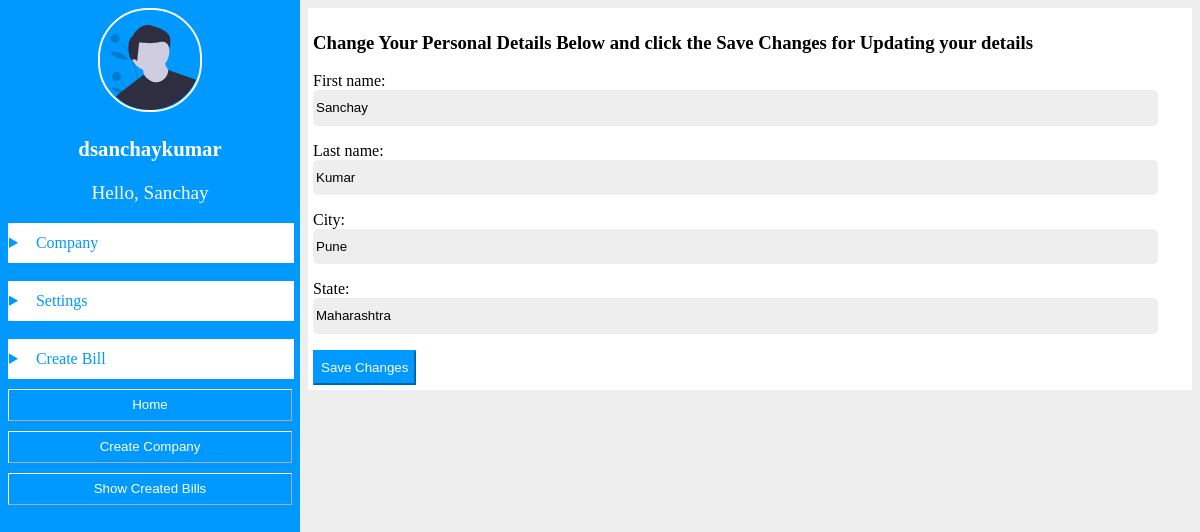
/settings/personal_details/ (signed in), run on the app's committed database.
### authentication/models.py (models this page shows, shortened)
class UserModel(AbstractBaseUser):
    email = models.EmailField(verbose_name='email', unique=True)
    username = models.SlugField(max_length=25, unique=True)
    first_name = models.CharField(max_length=25, blank=False, null=False)
    last_name = models.CharField(max_length=25, blank=True, null=True)
    city = models.CharField(max_length=30, blank=False, null=False)
    state = models.CharField(max_length=30, blank=False, null=False)
    avatar = models.ImageField(verbose_name='avatar', upload_to='profile/pic/', blank=False, null=False)
    date_joined = models.DateTimeField(auto_now_add=True)
    active = models.BooleanField(default=False)
    is_superuser = models.BooleanField(default=False)
    is_staff = models.BooleanField(default=False)
    objects = UserManager()
    USERNAME_FIELD = 'email'
    REQUIRED_FIELDS = ['first_name', 'city', 'state']
    def get_absolute_url(self):
        return reverse('authentication:profile_url')

### authentication/views.py (the view, shortened to what this page needs)
# urls.py: path('settings/personal_details/', ChangePersonalDetails.as_view(), name='personal_details_settings'),
class ChangePersonalDetails(LoginRequiredMixin, FormView):
    form_class = ChangePersonalDetailsForm
    template_name = 'settings/change_personal_details.html'
    def get_context_data(self, **kwargs):
        context = super(ChangePersonalDetails, self).get_context_data(**kwargs)
        context['company'] = Company.objects.filter(user=self.request.user, active=True)
        return context
    def get_initial(self):
        initial_val = super(ChangePersonalDetails, self).get_initial()
        initial_val['first_name'] = self.request.user.first_name
        initial_val['last_name'] = self.request.user.last_name
        initial_val['city'] = self.request.user.city
        initial_val['state'] = self.request.user.state
        return initial_val

### authentication/forms.py
class ChangePersonalDetailsForm(forms.Form):
    first_name = forms.CharField(widget=forms.TextInput(attrs={'class': 'change-personal-details-input'}))
    last_name = forms.CharField(widget=forms.TextInput(attrs={'class': 'change-personal-details-input'}), required=False)
    city = forms.CharField(widget=forms.TextInput(attrs={'class': 'change-personal-details-input'}))
    state = forms.CharField(widget=forms.TextInput(attrs={'class': 'change-personal-details-input'}))

### company/models.py (called while the page is built)
    def get_absolute_url(self):
        return reverse('company:detail_company', args=[self.pk, self.slug])

### authentication/templates/settings/change_personal_details.html (shortened to what this page needs)
{% extends 'base/base.html' %}
{% load static %}
{% block link %}<link rel="stylesheet" href="{% static 'css/base/base.css' %}"/>{% endblock link %}
{% block right %}
    <div class="change-personal-details">
        <h3>Change Your Personal Details Below and click the Save Changes for Updating your details</h3>
        <form method="post" action=".">
            {{ form.as_p }}
        <div>
            <button type="submit" class="change-personal-details-btn">Save Changes</button>
        </div>
        </form>
    </div>
{% endblock right %}

### authentication/templates/base/base.html (shortened to what this page needs)
{% load static %}
<!DOCTYPE html>
<html>
	<head>
	</head>
	{% block link %}{% endblock link %}
	<body>
		<div class="split" id="split">
			<div class="left">
				<div class="profile-pic">
		<p class="username">{{ user.username }}</p>
		<p class="full-name">Hello, {{ user.first_name }}</p>
		<div class="company-list">
			<details>
				<summary><span class="detail-summary">Company</span></summary>
			</details>
		</div><br>
		<div class="company-list">
			<details>
				<summary><span class="detail-summary">Settings</span></summary>
			</details>
		</div><br>
		<div class="company-list">
			<details>
				<summary><span class="detail-summary">Create Bill</span></summary>
			</details>
		</div>
		<a href="{{ user.get_absolute_url }}"><button class="bill-btn">Home</button></a>
		<a href="{% url 'company:create_company' %}"><button class="bill-btn">Create Company</button></a>
		<button class="bill-btn">Show Created Bills</button>
		</div>
			</div>
			<div class="right" id="right">
				{% block right %}
                {% endblock right %}
			</div>
		</div>
	</body>
</html>

### authentication/static/css/base/base.css (style rules this page uses)
body { margin:0; }
.split { display:grid; grid-template-rows:auto auto; height:100%; }
.left { background:#0099ff; padding:8px; }
.right { background:#eee; overflow-y: none; padding:8px; }
.profile-pic { width:100%; height:100%; text-align:center; }
.profile-img { width:100px; height:100px; border-radius:50px; border-color:#fff; border-width:2px; border-style:solid; }
.username { font-size:1.3em; color:#fff; font-weight:900; }
.full-name { color:#fff; font-size:1.2em; }
.company-list { width:100%; border-style:solid; border-width:1px; border-color:#fff; text-align:left; padding-top:10px; padding-bottom:10px; background:#fff; }
details { user-select:none; }
.detail-summary { color:#0099ff; padding-left:10px; }
summary { width:100%; }
summary::marker { color:#0099ff; }
.bill-btn { width:100%; height:2rem; background:#0099ff; border-width:1px; border-color:#fff; margin-top:10px; color:#fff; }
.change-personal-details { background:#fff; padding:5px; }
.change-personal-details-input { width:96%; line-height:2.2em; border-radius:5px; margin-right:15px; padding-left:8px; border:0; background:#eee; padding:3px; }
.change-personal-details-btn { line-height:2.2em; background:#0099ff; color:#fff; border-color:#0099ff; }
input { width:95%; line-height:2.2em; border-radius:5px; border-width:0; background:#eee; padding:5px; }
@media screen and (min-width:800px) { .split { display:grid; grid-template-rows:none; grid-template-columns:1fr 3fr; position:fixed; width:100%; height:100%; } }
@media screen and (min-width:800px) { .left { height:100%; } }
@media screen and (min-width:800px) { .right { overflow-y: auto; } }

### data on the page
UserModel: username "dsanchaykumar", first_name "Sanchay", last_name "Kumar", city "Pune", state "Maharashtra"
